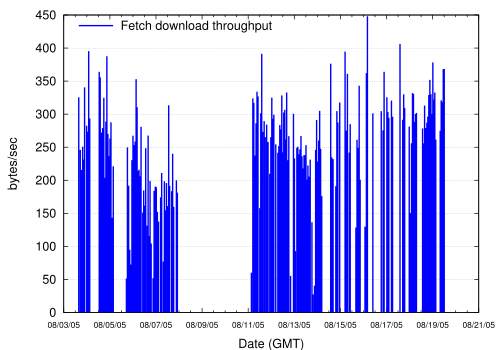

Recreate this plot in gnuplot.
# function: WINDOWAVG
# windowSize: 3600
# whereClause: 
# nodeID: 0
# counter: laptoptimeSEC
# old: 0
# new: 0
# breakLineInterval: 7200
# noZeros: 1
# table: FETCH_SUMMARY
# column: bytesPerSecond
# starttime: 1123079234.522
# endtime: 1124454509.222

set key top left Left reverse

set grid noxtics ytics
set xdata time
set xlabel "Date (GMT)"
set xtics font "Helvetica,12"
set format x "%m/%d/05"
set yrange [0:*]
set ylabel "bytes/sec"
set title ""

set terminal postscript eps enhanced color solid 18
set output 'fetchspeed.eps'

plot 'fetchspeed.out' u ($1):($2) t 'Fetch download throughput' w impulses lw 4 lt 3 
